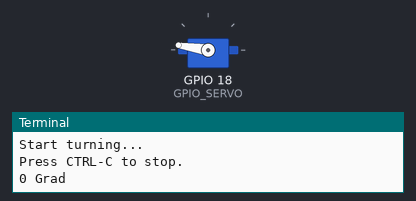
Recording of a program running on a simulated Raspberry Pi (BCM pin numbers). On the bench: servo, the last lines printed to the terminal. Servo angles are drawn from the pulse width (0.5 ms = 0°, 2.5 ms = 180°).

Above: at 0.05 s.
At 4.05 s:
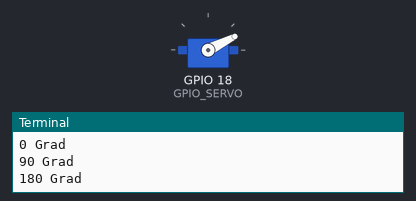
At 8.0 s:
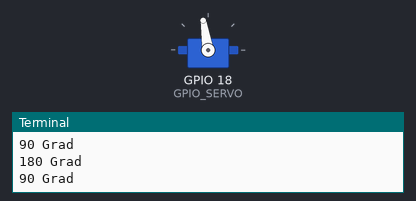
Timing chart, 0 to 10.4 s (numbered marks = the images above):
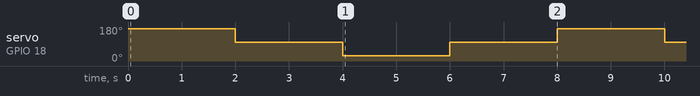

The program:

servo_RPiGPIO.py
```python
# Beispiel mit Rpi.GPIO library
import RPi.GPIO as GPIO
from time import sleep

GPIO_SERVO = 18

GPIO.setmode(GPIO.BCM)
GPIO.setup(GPIO_SERVO, GPIO.OUT)

pwm = GPIO.PWM(GPIO_SERVO, 50) # GPIO 18 als PWM mit 50Hz
pwm.start(12) # Initialisierung (Duty Cylce)

print("Start turning...")
print("Press CTRL-C to stop.")

try:
    while(True):
        print("0 Grad")
        pwm.ChangeDutyCycle(12)
        sleep(2)
        print("90 Grad")
        pwm.ChangeDutyCycle(8)
        sleep(2)
        print("180 Grad")
        pwm.ChangeDutyCycle(4)
        sleep(2)
        print("90 Grad")
        pwm.ChangeDutyCycle(8)
        sleep(2)
except KeyboardInterrupt:
    pwm.ChangeDutyCycle(8)
    sleep(2)
    pwm.stop()
    GPIO.cleanup()

print("Done!")
```

Measured:
- by itself, servo on GPIO 18 (GPIO_SERVO): repeats every 8.0 s: 27° 2.0 s, 99° 2.0 s, 171° 2.0 s, 99° 2.0 s
